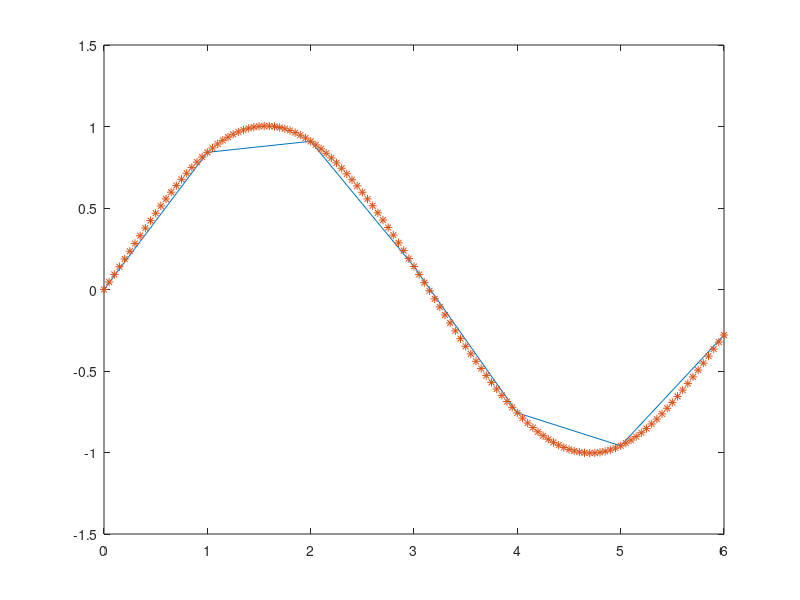

Source code (MATLAB):
% Write a MATLAB program implementing Lagrange Polynomial

clc
clear all
close all

dataX=0:6;
dataY=[0 .8415 .9093 .1411 -.7568 -.9589 -.2794];
n = length(dataX);

x = 0:0.05:6;
sum = 0; 
for i = 1:n
prod = 1;
for j = 1:n
if i ~= j
prod = prod.*((x-dataX(j))/(dataX(i)-dataX(j)));
end
end
sum = sum + prod.*dataY(i);
end
y = sum;

plot(dataX,dataY)
hold on
plot(x,y,'*')